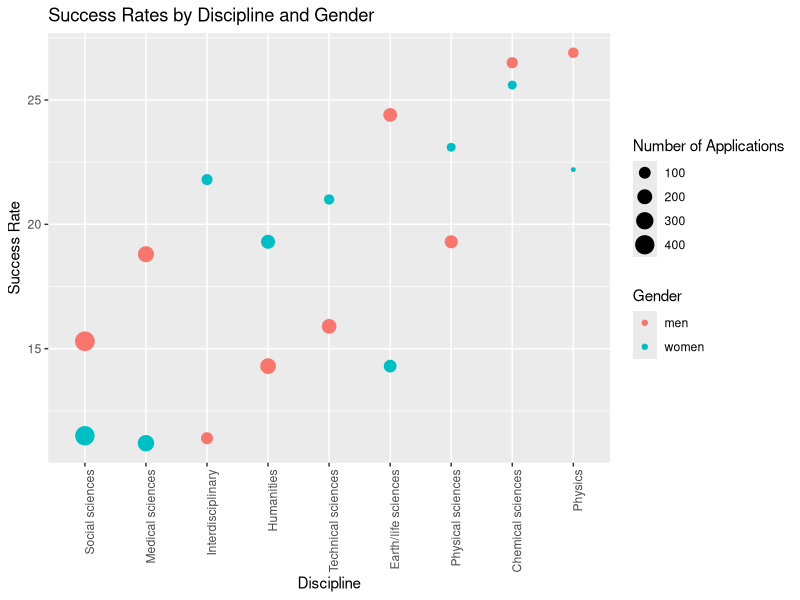

R code for this plot:
# Explicit dependencies for an independent R session (2026 maintenance).
library(dplyr)

#For this set of exercises, we examine the data from a 2014 PNAS paper that analyzed success rates from funding agencies in the Netherlands External link and concluded:

#"our results reveal gender bias favoring male applicants over female applicants in the prioritization of their "quality of researcher" (but not "quality of proposal") evaluations and success rates, as well as in the language used in instructional and evaluation materials."

#A response was published a few months later titled No evidence that gender contributes to personal research funding success in The Netherlands: A reaction to Van der Lee and Ellemers External link, which concluded:

#However, the overall gender effect borders on statistical significance, despite the large sample. Moreover, their conclusion could be a prime example of Simpson’s paradox; if a higher percentage of women apply for grants in more competitive scientific disciplines (i.e., with low application success rates for both men and women), then an analysis across all disciplines could incorrectly show "evidence" of gender inequality. 

library(dslabs)
library(broom)
library(tidyr)
library(ggplot2)
data("research_funding_rates")
research_funding_rates

#Construct a two-by-two table of gender (men/women) by award status (awarded/not) using the total numbers across all disciplines.
total_men <- sum(research_funding_rates$applications_men)
total_women <- sum(research_funding_rates$applications_women)
men_awarded <- sum(research_funding_rates$awards_men)
women_awarded <- sum(research_funding_rates$awards_women)
not_aw_men <- total_men - men_awarded
not_aw_women <- total_women - women_awarded

totals <- research_funding_rates %>% select(-discipline) %>% summarize_all(sum) %>%
  summarize(men_awarded = awards_men,
            not_aw_man = applications_men - awards_men,
            women_awarded = awards_women,
            not_aw_women = applications_women - awards_women)

two_by_two <- data.frame(awarded = c("no", "yes"), 
                         men = c(totals$not_aw_man, totals$men_awarded),
                         women = c(totals$not_aw_women, totals$women_awarded))
per_aw_man <- men_awarded / total_men
per_aw_woman <- women_awarded / total_women

two_by_two %>% mutate(men = round(men/sum(men)*100, 1), women = round(women/sum(women)*100, 1))

#Run a chi-squared test External link on the two-by-two table to determine whether the difference in the two funding awarded rates is significant.

two_by_two <- matrix(c(men_awarded, not_aw_men, women_awarded, not_aw_women),
                     nrow = 2,
                     byrow = TRUE,
                     dimnames = list(c("Men", "Women"), c("Awarded", "Not Awarded")))

# Perform the chi-squared test
chi_test <- chisq.test(two_by_two)


chi_test_tidy <- tidy(chi_test)
#p.value 0.0509

#There may be an association between gender and funding. But can we infer causation here? Is gender bias causing this observed difference?

dat <- research_funding_rates %>% 
  mutate(discipline = reorder(discipline, success_rates_total)) %>%
  rename(success_total = success_rates_total,
         success_men = success_rates_men,
         success_women = success_rates_women) %>%
  pivot_longer(-discipline) %>%
  separate(name, c("type", "gender")) %>%
  pivot_wider(names_from = type, values_from = value) %>%
  filter(gender != "total")
dat

ggplot(dat, aes(x = discipline, y = success, color = gender, size = applications)) +
  geom_point() +
  labs(title = "Success Rates by Discipline and Gender",
       x = "Discipline",
       y = "Success Rate",
       color = "Gender",
       size = "Number of Applications") +
  theme(axis.text.x = element_text(angle = 90, hjust = 1))
